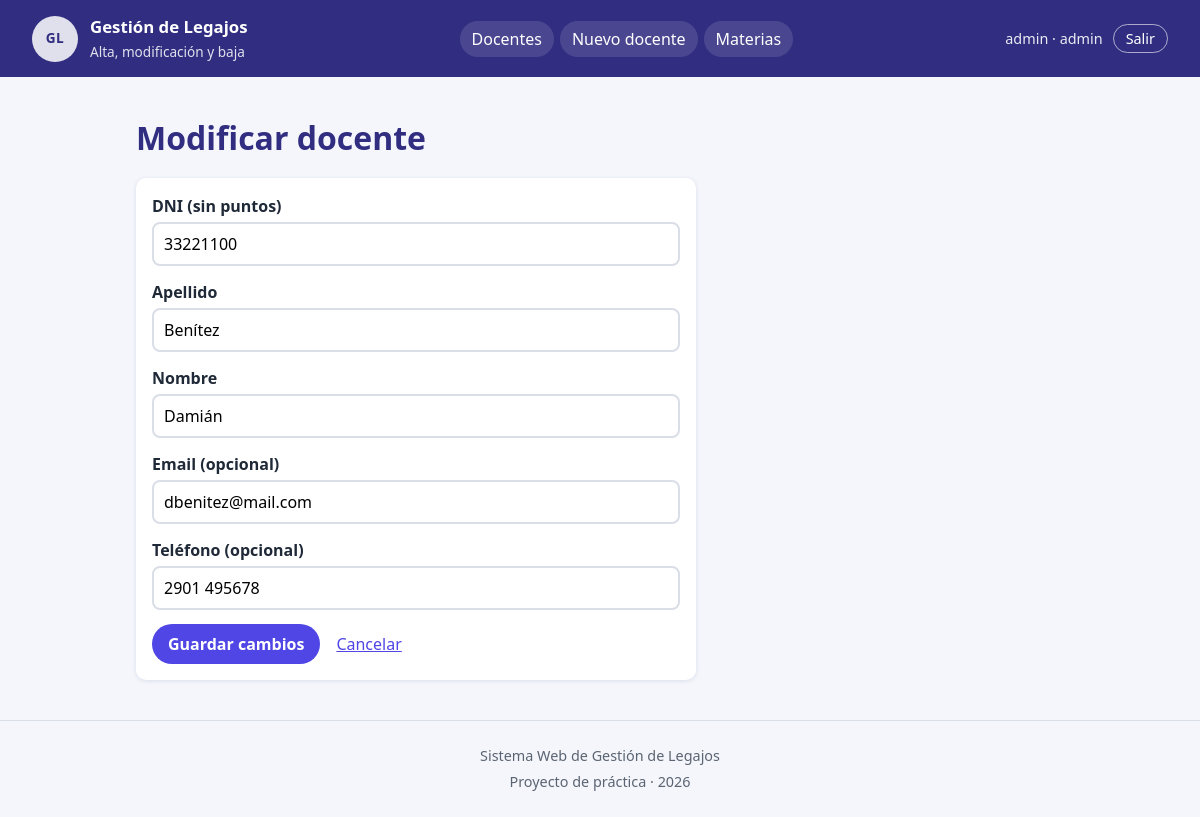
Screenshot of /public/editar.php?id=6 (signed in) with the database file from the repository.
### tables this page shows
CREATE TABLE docentes (
  id        INT UNSIGNED NOT NULL AUTO_INCREMENT,
  dni       VARCHAR(10)  NOT NULL,                         
  apellido  VARCHAR(60)  NOT NULL,
  nombre    VARCHAR(60)  NOT NULL,
  email     VARCHAR(120) NULL,                             
  telefono  VARCHAR(20)  NULL,
  PRIMARY KEY (id),
  UNIQUE KEY uq_docentes_dni (dni)                         
);

### src/funciones.php (called while the page is built, shortened)
<?php
function e(?string $texto): string
{
    return htmlspecialchars($texto ?? '', ENT_QUOTES, 'UTF-8');
}
function leer_id(array $origen): ?int
{
    $id = filter_var($origen['id'] ?? '', FILTER_VALIDATE_INT, ['options' => ['min_range' => 1]]);
    return $id === false ? null : $id;
}

### src/plantillas/form_docente.php (the view, shortened to what this page needs)
<?php
$campos = [
    'dni'      => ['etiqueta' => 'DNI (sin puntos)',    'tipo' => 'text',  'max' => 10],
    'apellido' => ['etiqueta' => 'Apellido',            'tipo' => 'text',  'max' => 60],
    'nombre'   => ['etiqueta' => 'Nombre',              'tipo' => 'text',  'max' => 60],
    'email'    => ['etiqueta' => 'Email (opcional)',    'tipo' => 'email', 'max' => 120],
    'telefono' => ['etiqueta' => 'Teléfono (opcional)', 'tipo' => 'tel',   'max' => 20],
];
?>
<form class="tarjeta formulario" action="<?= e($accion) ?>" method="post" novalidate>
<?php foreach ($campos as $campo => $c): ?>
    <div class="campo">
        <label for="<?= $campo ?>"><?= e($c['etiqueta']) ?></label>
        <input id="<?= $campo ?>" name="<?= $campo ?>" type="<?= $c['tipo'] ?>"
               maxlength="<?= $c['max'] ?>" value="<?= e($docente[$campo]) ?>">
    </div>
<?php endforeach; ?>
    <div class="botones">
        <button class="boton" type="submit"><?= e($boton) ?></button>
        <a href="index.php">Cancelar</a>
    </div>
</form>

### public/css/styles.css (style rules this page uses)
:root { --indigo: #312E81; --indigo-claro: #EEF2FF; --acento: #4F46E5; --ok: #15803D; --ok-claro: #DCFCE7; --error: #B91C1C; --error-claro: #FEE2E2; --texto: #1F2937; --gris: #5B6472; --linea: #D9DEE7; --fondo: #F4F6FB; --blanco: #FFFFFF; --radio: 10px; }
*, *::before, *::after { box-sizing: border-box; }
body { margin: 0; font-family: system-ui, "Segoe UI", Roboto, sans-serif; line-height: 1.5; color: var(--texto); background: var(--fondo); }
a { color: var(--acento); }
.tarjeta { background: var(--blanco); border-radius: var(--radio); padding: 16px; box-shadow: 0 1px 4px rgba(49, 46, 129, .12); }
.boton { display: inline-block; border: 0; cursor: pointer; background: var(--acento); color: var(--blanco); text-decoration: none; font: inherit; font-weight: 700; padding: 8px 16px; border-radius: 999px; }
.formulario { display: grid; gap: 14px; max-width: 560px; }
.campo { display: grid; gap: 4px; }
.campo label { font-weight: 700; }
.campo input { font: inherit; padding: 8px 10px; border: 2px solid var(--linea); border-radius: 8px; background: var(--blanco); }
.botones { display: flex; flex-wrap: wrap; align-items: center; gap: 16px; }

### rows the page displays
docentes: dni "33221100", apellido "Benítez", nombre "Damián", email "dbenitez@mail.com", telefono "2901 495678"

### other values shown
$yo['usuario'] "admin"
$yo['rol'] "admin"
$c['etiqueta'] "DNI (sin puntos)"
$c['etiqueta'] "Apellido"
$c['etiqueta'] "Nombre"
$c['etiqueta'] "Email (opcional)"
$c['etiqueta'] "Teléfono (opcional)"
$boton "Guardar cambios"
